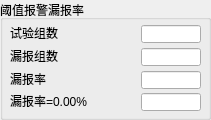
   <widget class="QGroupBox" name="groupBox_6">
    <property name="geometry">
     <rect>
      <x>1020</x>
      <y>30</y>
      <width>211</width>
      <height>120</height>
     </rect>
    </property>
    <property name="title">
     <string>阈值报警漏报率</string>
    </property>
    <widget class="QLabel" name="label_33">
     <property name="geometry">
      <rect>
       <x>10</x>
       <y>25</y>
       <width>60</width>
       <height>16</height>
      </rect>
     </property>
     <property name="text">
      <string>试验组数</string>
     </property>
    </widget>
    <widget class="QLabel" name="label_34">
     <property name="geometry">
      <rect>
       <x>10</x>
       <y>48</y>
       <width>60</width>
       <height>16</height>
      </rect>
     </property>
     <property name="text">
      <string>漏报组数</string>
     </property>
    </widget>
    <widget class="QLabel" name="label_35">
     <property name="geometry">
      <rect>
       <x>10</x>
       <y>71</y>
       <width>48</width>
       <height>16</height>
      </rect>
     </property>
     <property name="text">
      <string>漏报率</string>
     </property>
    </widget>
    <widget class="QLabel" name="label_36">
     <property name="geometry">
      <rect>
       <x>10</x>
       <y>93</y>
       <width>116</width>
       <height>16</height>
      </rect>
     </property>
     <property name="text">
      <string>漏报率=0.00%</string>
     </property>
    </widget>
    <widget class="QLineEdit" name="s_warning_miss_sum">
     <property name="geometry">
      <rect>
       <x>141</x>
       <y>25</y>
       <width>60</width>
       <height>18</height>
      </rect>
     </property>
     <property name="readOnly">
      <bool>true</bool>
     </property>
    </widget>
    <widget class="QLineEdit" name="s_warning_miss_cnt">
     <property name="geometry">
      <rect>
       <x>141</x>
       <y>48</y>
       <width>60</width>
       <height>18</height>
      </rect>
     </property>
     <property name="readOnly">
      <bool>true</bool>
     </property>
    </widget>
    <widget class="QLineEdit" name="s_warning_miss_rate">
     <property name="geometry">
      <rect>
       <x>141</x>
       <y>71</y>
       <width>60</width>
       <height>18</height>
      </rect>
     </property>
     <property name="readOnly">
      <bool>true</bool>
     </property>
    </widget>
    <widget class="QLineEdit" name="s_warning_miss_pass">
     <property name="geometry">
      <rect>
       <x>141</x>
       <y>93</y>
       <width>60</width>
       <height>18</height>
      </rect>
     </property>
     <property name="readOnly">
      <bool>true</bool>
     </property>
    </widget>
   </widget>
